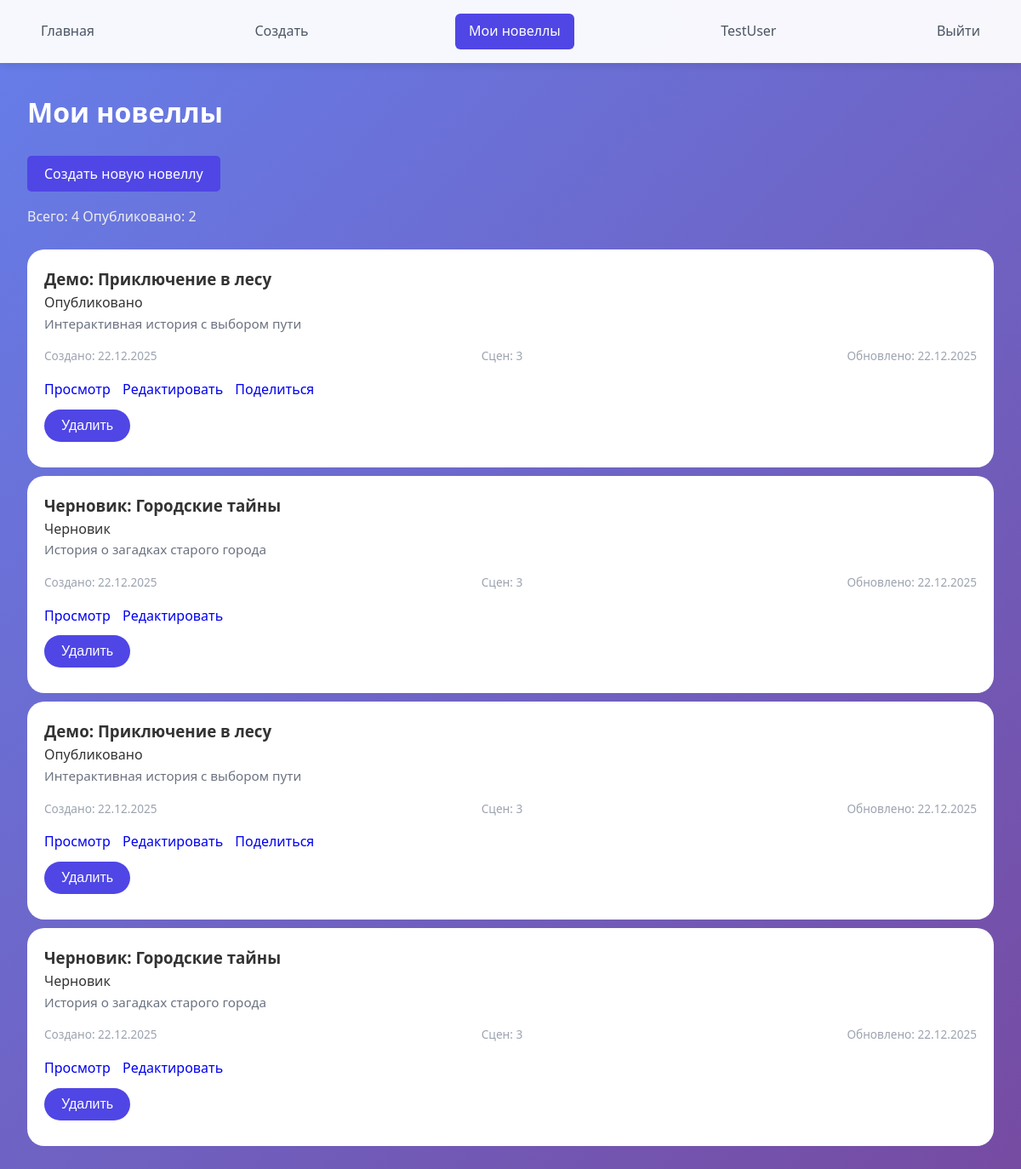
The page /my_novels (signed in) on the database as committed earlier.
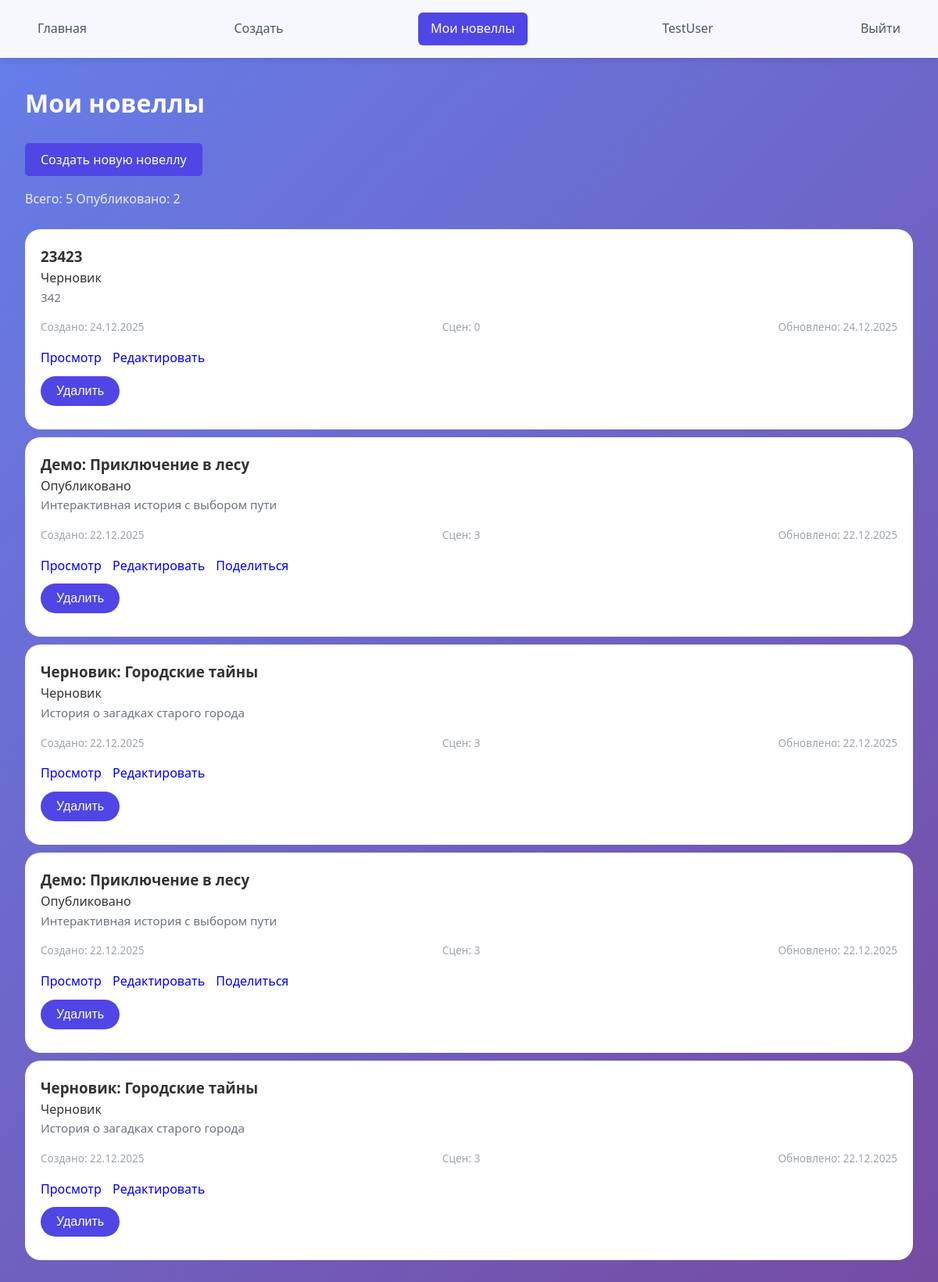
The same page on the database as committed later.
### database/db.py (models this page shows)
class User(UserMixin, db.Model):
    __tablename__ = 'user'
    id = db.Column(db.Integer, primary_key=True)
    email = db.Column(db.String(100), unique=True, nullable=False)
    password = db.Column(db.String(100), nullable=False)
    nickname = db.Column(db.String(50), nullable=False)
    phone = db.Column(db.String(20), default='')
    language = db.Column(db.String(2), default='RU')
    created_at = db.Column(db.DateTime, default=datetime.utcnow)
    novels = db.relationship('Novel', backref='author', lazy=True)

class Novel(db.Model):
    __tablename__ = 'novel'
    id = db.Column(db.Integer, primary_key=True)
    title = db.Column(db.String(200), nullable=False)
    description = db.Column(db.Text, default='')
    cover_image = db.Column(db.String(200), default='')
    is_published = db.Column(db.Boolean, default=False)
    author_id = db.Column(db.Integer, db.ForeignKey('user.id'), nullable=False)
    created_at = db.Column(db.DateTime, default=datetime.utcnow)
    updated_at = db.Column(db.DateTime, default=datetime.utcnow, onupdate=datetime.utcnow)
    scenes = db.relationship('Scene', backref='novel', lazy=True, order_by='Scene.order')

### app.py (the view)
@app.route('/my_novels')
@login_required
def my_novels():
    try:
        novels = Novel.query.filter_by(author_id=current_user.id).order_by(Novel.created_at.desc()).all()
        novels_with_counts = []
        for novel in novels:
            scene_count = Scene.query.filter_by(novel_id=novel.id).count()
            novels_with_counts.append({
                'novel': novel,
                'scene_count': scene_count
            })
        return render_template('my_novels.html', novels_with_counts=novels_with_counts)
    except Exception as e:
        print(f"Ошибка в my_novels: {e}")
        flash('Ошибка загрузки новелл', 'error')
        return render_template('my_novels.html', novels_with_counts=[])

### app.py (called while the page is built)
@login_manager.user_loader
def load_user(user_id):
    return User.query.get(int(user_id))

### templates/my_novels.html (shortened to what this page needs)
{% extends "base.html" %}
{% block content %}
<h1 class="dop_margin_bot different_color_white">Мои новеллы</h1>
<div class="my-novels-header">
    <a href="/builder" class="btn btn-primary">
         Создать новую новеллу
    </a>
    <div class="stats different_color dop_margin">
        <span class="stat-item">
             Всего: {{ novels_with_counts|length }}
        </span>
        <span class="stat-item">
             Опубликовано: {{ novels_with_counts|selectattr('novel.is_published')|list|length }}
        </span>
    </div>
</div>
{% if novels_with_counts %}
    <div class="my-novels-grid">
        {% for item in novels_with_counts %}
            {% set novel = item.novel %}
            <div class="my-novel-card {% if not novel.is_published %}draft{% endif %}">
                <div class="my-novel-header">
                    <h3>{{ novel.title }}</h3>
                    <span class="novel-status {% if novel.is_published %}published{% else %}draft{% endif %}">
                        {% if novel.is_published %}Опубликовано{% else %}Черновик{% endif %}
                    </span>
                </div>
                <div class="my-novel-body">
                    <p class="novel-description">
                        {{ novel.description|truncate(150) or 'Нет описания' }}
                    </p>
                    <div class="novel-meta">
                        <span class="meta-item">
                             Создано: {{ novel.created_at.strftime('%d.%m.%Y') }}
                        </span>
                        <span class="meta-item">
                             Сцен: {{ item.scene_count }}
                        </span>
                        {% if novel.updated_at %}
                        <span class="meta-item">
                             Обновлено: {{ novel.updated_at.strftime('%d.%m.%Y') }}
                        </span>
                        {% endif %}
                    </div>
                </div>
                <div class="my-novel-actions">
                    <a href="/view/{{ novel.id }}" class="btn btn-sm btn-read" target="_blank">
                         Просмотр
                    </a>
                    <a href="/builder/{{ novel.id }}" class="btn btn-sm btn-edit">
                         Редактировать
                    </a>
                    {% if novel.is_published %}
                        <a href="/view/{{ novel.id }}" class="btn btn-sm btn-share">
                             Поделиться
                        </a>
                    {% endif %}
                    <form action="/delete_novel/{{ novel.id }}" method="POST"
                          onsubmit="return confirm('Удалить новеллу «{{ novel.title }}»?')"
                          class="delete-form">
                        <button type="submit" class="btn btn-sm btn-danger">
                             Удалить
                        </button>
                    </form>
                </div>
            </div>
        {% endfor %}
    </div>
{% endif %}
{% endblock %}

### templates/base.html (shortened to what this page needs)
<!DOCTYPE html>
<html lang="ru">
<head>
    <link rel="stylesheet" href="{{ url_for('static', filename='css/style.css') }}">
</head>
<body>
    <header>
        <nav>
                <a href="/" {% if request.endpoint == 'index' %}class="active"{% endif %}>
                     Главная
                </a>
                {% if current_user.is_authenticated %}
                    <a href="/builder" {% if request.endpoint == 'builder' %}class="active"{% endif %}>
                         Создать
                    </a>
                    <a href="/my_novels" {% if request.endpoint == 'my_novels' %}class="active"{% endif %}>
                         Мои новеллы
                    </a>
                    <a href="/profile" {% if request.endpoint == 'profile' %}class="active"{% endif %}>
                         {{ current_user.nickname }}
                    </a>
                    <a href="/logout">
                         Выйти
                    </a>
                {% endif %}
        </nav>
    </header>
    <main>
        {% block content %}{% endblock %}
    </main>
</body>
</html>

### static/css/style.css (style rules this page uses)
* { margin: 0; padding: 0; box-sizing: border-box; }
body { font-family: 'Segoe UI', Tahoma, Geneva, Verdana, sans-serif; background: linear-gradient(135deg, #667eea 0%, #764ba2 100%); color: #333; height: 100%; line-height: 1.6; }
header { background: rgba(255, 255, 255, 0.95); backdrop-filter: blur(10px); padding: 1rem 2rem; box-shadow: 0 2px 10px rgba(0,0,0,0.1); position: sticky; top: 0; z-index: 1000; }
nav { display: flex; justify-content: space-between; align-items: center; max-width: 1200px; margin: 0 auto; }
nav a { color: #4b5563; text-decoration: none; padding: 0.5rem 1rem; border-radius: 6px; transition: all 0.2s; display: flex; align-items: center; gap: 8px; }
nav a.active { color: white; background: #4f46e5; }
main { max-width: 1200px; margin: 2rem auto; padding: 0 2rem; }
.novel-description { color: #6b7280; font-size: 0.95rem; margin-bottom: 1rem; line-height: 1.5; }
.novel-meta { display: flex; justify-content: space-between; color: #9ca3af; font-size: 0.85rem; margin-bottom: 1rem; }
.my-novel-card { background-color: white; margin-bottom: 10px; margin-top:10px; border-radius: 20px; padding:20px }
.my-novel-card .my-novel-actions>a { text-decoration: none; margin-right:10px }
.my-novel-card button { display: block; background-color: #4f46e5; color: white; padding: 10px 20px 10px 20px; text-decoration: none; margin: 10px 10px 10px 0; border-radius: 20px; font-size: 1rem; border:none; color: white; transition: .2s linear; background: #4f46e5; }
.my-novels-header a { text-decoration: none; }
.btn-primary { background: #4f46e5; color: white; border: none; padding: 10px 20px; border-radius: 5px; cursor: pointer; font-size: 16px; transition: background 0.2s; }
.different_color { color: #ededed; }
.different_color_white { color: white; }
.dop_margin { margin: 25px 0; }
.dop_margin_bot { margin-bottom: 35px; }

Rows that differ between the two databases and show on the page:
added Novel: title "23423", description "342", created_at "24.12.2025", updated_at "24.12.2025"
Other text that changed with them:
{{ novels_with_counts|length }}: "4" → "5"
new list line: "Черновик Создано: Сцен: 0 Обновлено: Просмотр Редактировать Удалить"
